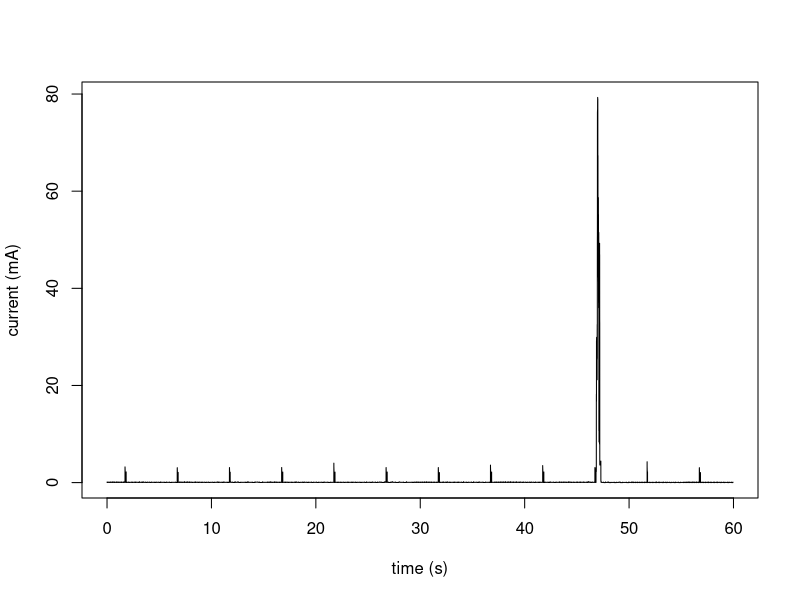
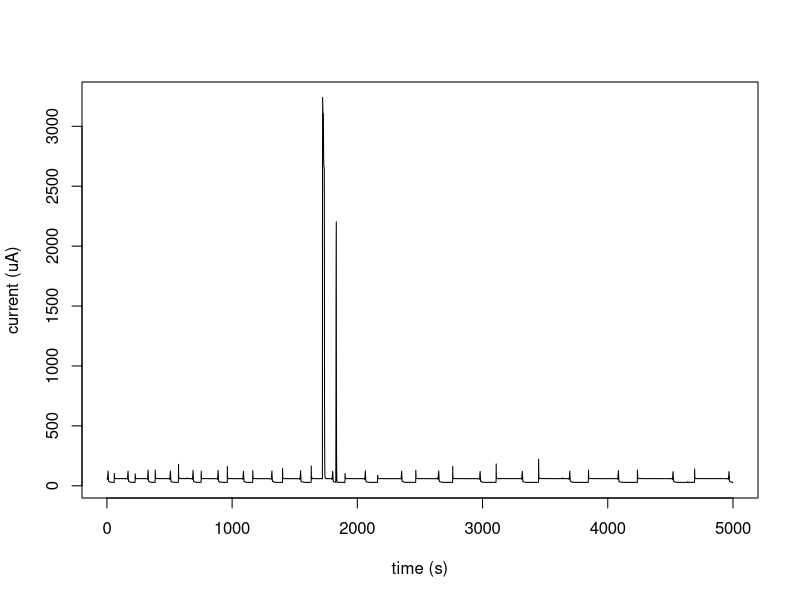

The R script that drew these images, in order:
## read in data from ppk2

setwd("/users/michaelmorrissey/Documents/repositories")
setwd("./minimalweatherstation/testing_data")

d<-read.table("./power_profile_raw.csv",header=TRUE,sep=',')

## main plot of one minute of data

jpeg("./minimalweatherpower1.png",height=480,width=620)
plot(1:(dim(d)[1])/1000,d[,2]/1000,type='l',
   xlab="time (s)", ylab="current (mA)")
dev.off()


pdf("./minimalweatherpower2.png",height=480,width=620)
range<-1:5000
plot(range,d[range,2],type='l',
   xlab="time (s)", ylab="current (uA)")
dev.off()




